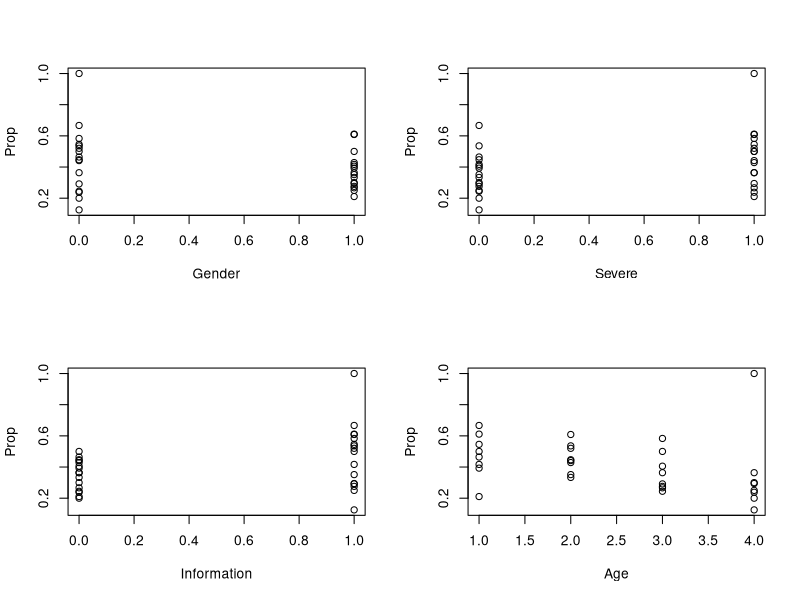
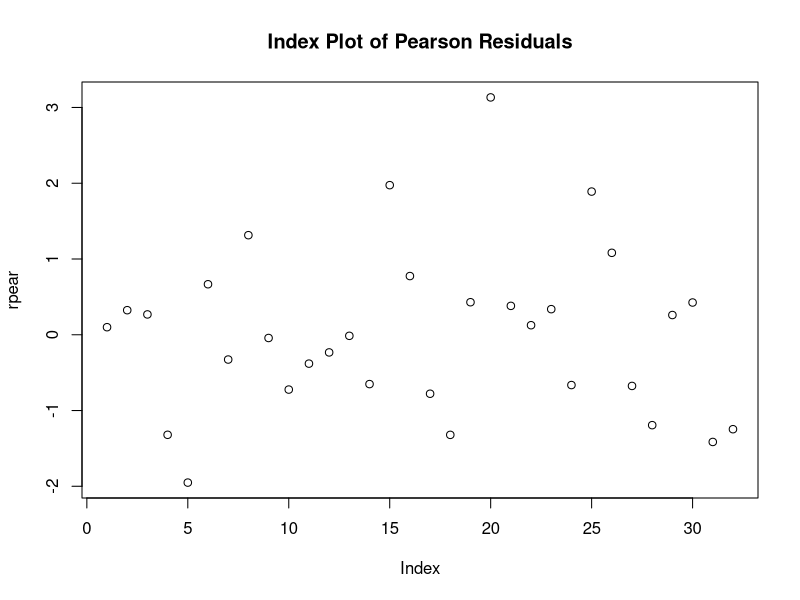
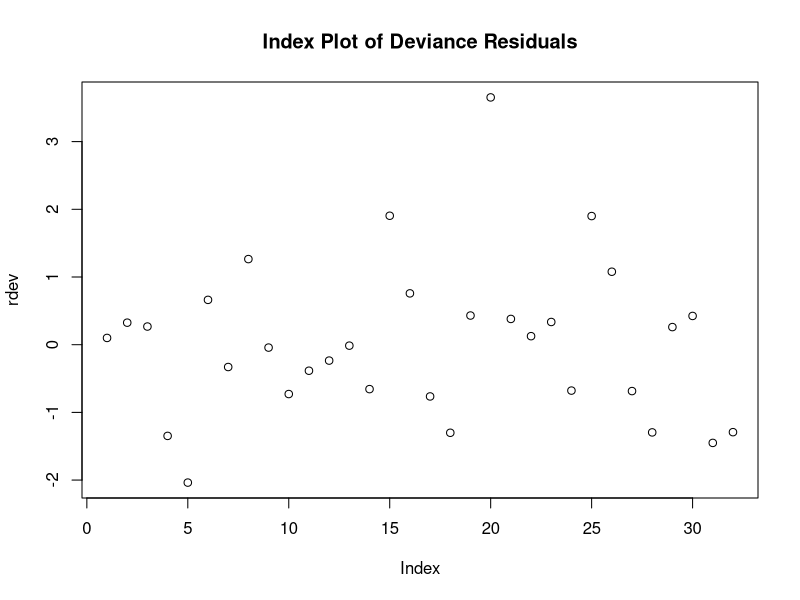
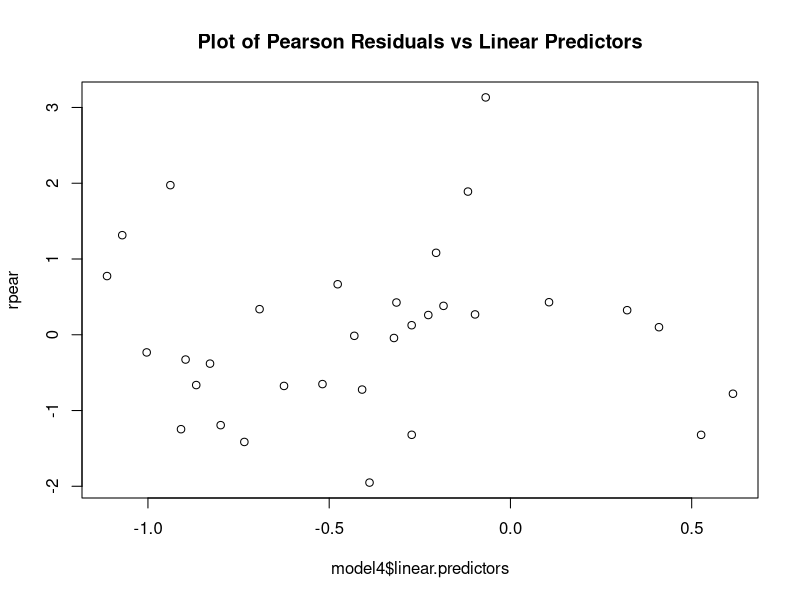
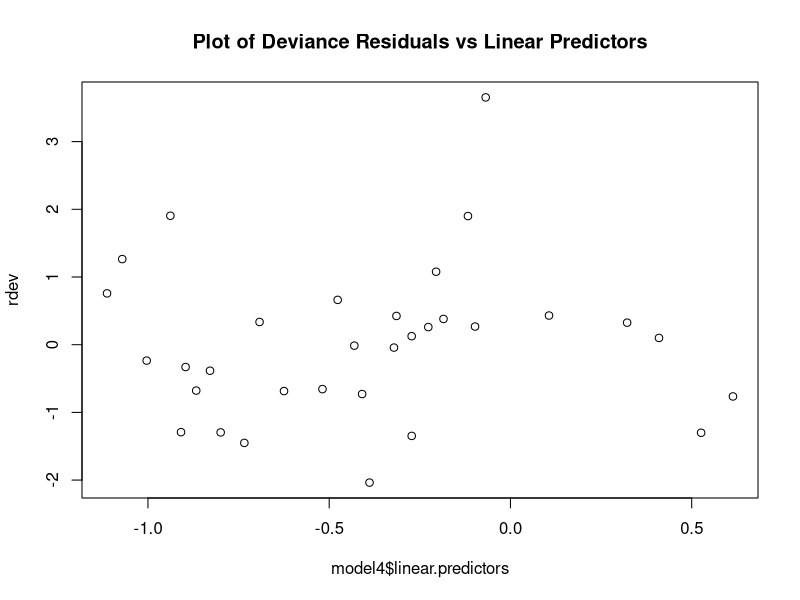
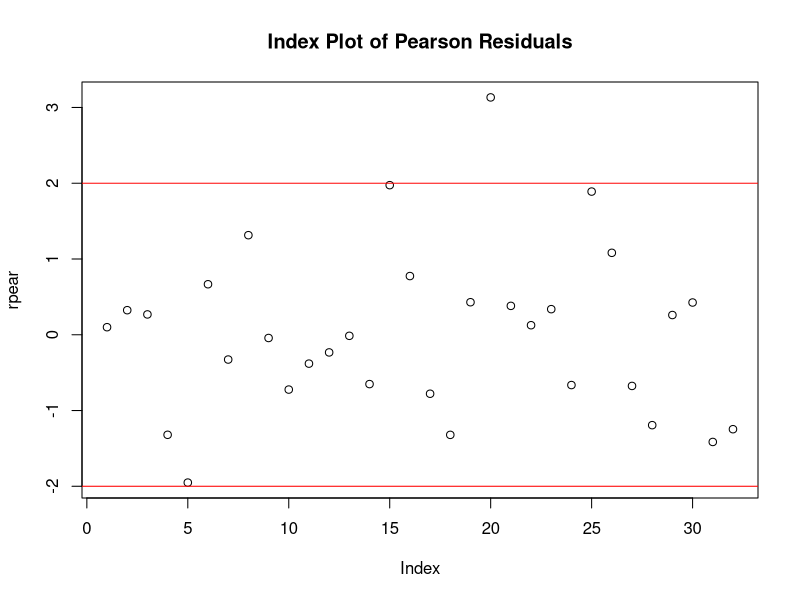
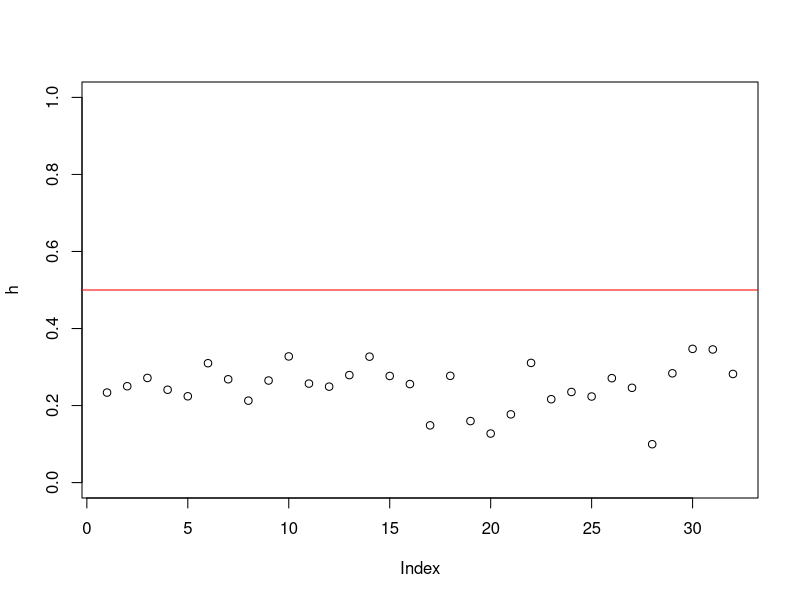
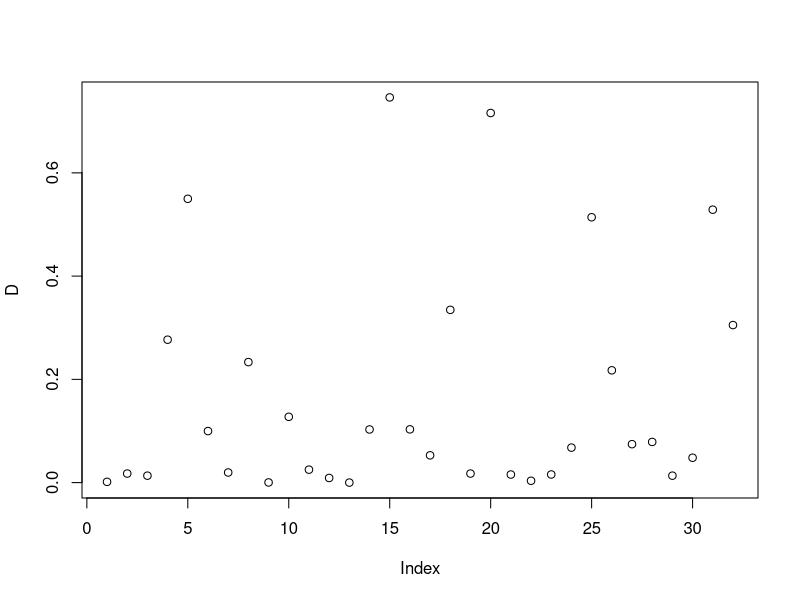

Source code (R) for these figures, in order:
#################### Reading data ####################
# Create variables
Gender <- rep(c(1,0) , each = 16)
Severe <- rep(c(1,0), each = 8, times = 2)
Information <- rep(c(1,0), each = 4, times = 4)
Age <- rep(1:4, times = 8)
n <- c(18, 23, 22, 17, 19, 35, 30, 22, 24, 37, 29, 24, 
       28, 42, 37, 30, 11, 25, 12, 8, 14, 34, 22, 21, 
       18, 28, 24, 8, 28, 47, 45, 30)
Behaviour <- c(11, 14, 11, 5, 4, 15, 8, 8, 10, 13, 8, 6,
               11, 14, 15, 9, 6, 13, 7, 8, 7, 15, 8, 5, 
               12, 15, 7, 1, 13, 21, 11, 6)

#################### Preliminary Analyses ####################
# Variable to represent proportion of changed behavious out of total people
Prop <- Behaviour/n

par(mfrow = c(2,2))

# Plot graphs of explanatory variables
plot(Gender, Prop)
# Females are more likely to change their behaviour related to hygiene 
# than males
plot(Severe, Prop)
# People who believe that the consequences of contracting swine flu 
# were severe are more likely change their behaviour related to hygiene
plot(Information, Prop)
# People who believe that the information available about swine flu 
# was adequate are more likely to change their behaviour related to hygiene
plot(Age, Prop)
# As the age increases people are less likely to change their
# behaviour related to hygiene

# From the plots, we see that there is a potential outlier

#################### Model Building and Selection #################### 
# Logistic Regression Models

# create response variable
y <- cbind(Behaviour, n-Behaviour)

# Additive Model
additive_model <- glm(y ~ factor(Gender) + factor(Severe) +
                    factor(Information) + factor(Age), 
                  family = binomial(link = logit))
summary(additive_model)
# Critical value for chi-squared distribution for 25 degrees of freedom
# at 5% significance level is 37.6525 
# Residual deviance of model is 37.813
# Residual deviance of model is greater than critical value 
# Model is not a good fit
# Consider adding interaction terms

# Forward Selection

# Multiplicative Model 1 
# Interaction between Gender and Severe
model1 <- glm(y ~ factor(Gender) + factor(Severe) +
                    factor(Information) + factor(Age) +
                    factor(Gender):factor(Severe),
                  family = binomial(link = logit))
summary(model1)
anova(additive_model, model1)
# Critical value for chi-squared distribution for 1 degree of freedom
# at 5% significance level is 3.8415
# Difference in deviance of models is 0.041994
# Difference deviance of model is lesser than critical value 
# Model is not a better fit than additive model
# p-value of interaction term is 0.83763 (> 0.05)
# Interaction term is not significant
# Delete this term
# Consider adding other interaction terms

# Multiplicative Model 2 
# Interaction between Gender and Information
model2 <- glm(y ~ factor(Gender) + factor(Severe) +
                    factor(Information) + factor(Age) +
                    factor(Gender):factor(Information),
                  family = binomial(link = logit))
summary(model2)
anova(additive_model, model2)
# Critical value for chi-squared distribution for 1 degree of freedom
# at 5% significance level is 3.8415
# Difference in deviance of models is 1.3182
# Difference deviance of model is lesser than critical value 
# Model is not a better fit than additive model
# p-value of interaction term is 0.25108 (> 0.05)
# Interaction term is not significant
# Delete this term
# Consider adding other interaction terms

# Multiplicative Model 3
# Interaction between Gender and Age
model3 <- glm(y ~ factor(Gender) + factor(Severe) +
                    factor(Information) + factor(Age) +
                    factor(Gender):factor(Age),
                  family = binomial(link = logit))
summary(model3)
anova(additive_model, model3)
# Critical value for chi-squared distribution for 3 degrees of freedom
# at 5% significance level is 7.8147
# Difference in deviance of models is 2.7202
# Difference deviance of model is lesser than critical value 
# Model is not a better fit than additive model
# p-values of interaction terms are 0.47992,  0.11974, 0.27927 
# (all > 0.05)
# Interaction term is not significant
# Delete this term
# Consider adding other interaction terms

# Multiplicative Model 4
# Interaction between Severe and Information
model4 <- glm(y ~ factor(Gender) + factor(Severe) +
                    factor(Information) + factor(Age) +
                    factor(Severe):factor(Information),
                  family = binomial(link = logit))
summary(model4)
anova(additive_model, model4)
# Critical value for chi-squared distribution for 1 degree of freedom
# at 5% significance level is 3.8415
# Difference in deviance of models is 5.2312
# Difference deviance of model is greater than critical value 
# Model is a better fit than additive model
# p-value of interaction term is 0.02263 (< 0.05)
# Interaction term is significant
# Retain this term

# Multiplicative Model 5
# Interaction between (Severe and Information) and (Severe and Age)
model5 <- glm(y ~ factor(Gender) + factor(Severe) +
                    factor(Information) + factor(Age) +
                    factor(Severe):factor(Information) +
                    factor(Severe):factor(Age),
                  family = binomial(link = logit))
summary(model5)
anova(model4, model5)
# Critical value for chi-squared distribution for 3 degrees of freedom
# at 5% significance level is 7.8147
# Difference in deviance of models is 2.9344
# Difference deviance of model is lesser than critical value 
# Model is not a better fit than previous model(glm_model5)
# p-value of interaction terms are 0.30534, 0.22490, 0.09795
# all > 0.05
# Interaction term is not significant
# Delete this term
# Consider adding other interaction terms

# Multiplicative Model 6
# Interaction between (Severe and Information) and (Information and Age)
model6 <- glm(y ~ factor(Gender) + factor(Severe) +
                    factor(Information) + factor(Age) +
                    factor(Severe):factor(Information) +
                    factor(Information):factor(Age),
                  family = binomial(link = logit))
summary(model5)
anova(model4, model6)
# Critical value for chi-squared distribution for 3 degrees of freedom
# at 5% significance level is 7.8147
# Difference in deviance of models is 0.85032
# Difference deviance of model is lesser than critical value 
# Model is not a better fit than previous model(glm_model5)
# p-value of interaction terms are 0.3963, 0.4322, 0.5658
# all > 0.05
# Interaction term is not significant
# Delete this term

# Multiplicative model 4 i.e. model with interaction term
# between Severe and Information variables is a better fit model
# than the additive model
summary(model4)
# Critical value for chi-squared distribution for 24 degrees of freedom
# at 5% significance level is 36.4150 
# Residual deviance of model is 32.582
# Residual deviance of model is lesser than critical value 
# Model is a good fit

#################### Diagnostics ####################

h <- lm.influence(model4)$hat
rpear <- residuals(model4, "pearson")/sqrt(1-h)
rdev <- residuals(model4, "deviance")/sqrt(1-h)

####### Checking the systematic component #######
par(mfrow = c(1,1))

# Plot of residuals versus case number
plot(rpear, main = "Index Plot of Pearson Residuals")
plot(rdev, main = "Index Plot of Deviance Residuals")

# Plot of residuals versus linear predictor
plot(model4$linear.predictors, rpear, main = "Plot of Pearson Residuals vs Linear Predictors")
plot(model4$linear.predictors, rdev, main = "Plot of Deviance Residuals vs Linear Predictors")

# We see a random scatter about zero and constant range.
# Thus no problem with systemic component.

####### Checking for outliers #######

# Plot of residuals versus case number
plot(rpear, main = "Index Plot of Pearson Residuals")
abline(h = c(-2, 2), col = "red")
identify(rpear)
rpear[20]
# Case 20 is an outlier

####### Checking for high leverage cases #######
# Calculate upper limit for h-values
# 2 * (p+1) / n
h_limit <- 2 * (7 + 1) / 32
# Plot of h values
plot(h, ylim = 0:1)
abline(h = h_limit, col = "red")
# No point lies above the line
# No cases with high leverage exist

####### Checking for high influence cases #######
# Calculate cook's distance for all cases 
D <- rpear * rpear * h / (2 * (1 - h))
# Plot cook's distances
plot(D)
identify(D)
# Cases 15 and 20 are high influence cases
rpear[15]
# Case 15 is almost an outlier
rpear[20]
# Case 20 is an outlier

# For case 20 all individuals changed their behaviour 

####### Checking for over-dispersion #######
# mean_deviance  = deviance / (n - p)
mean_deviance <- model4$deviance / (32 - 7)
# Mean deviance is close to 1 
# No over-dispersion exists

####### Checking for sparse data #######
summary(model4)
# Number of Fisher Scoring iterations = 4
# Standard errors are small
# No sparse data

#################### Interpretation of terms in the model ####################
summary(model4)

# Interpretation of Gender
exp(-0.20409)
1 - exp(-0.20409)
# Males are 18.5% less likely to change their behaviour than females
# p-value = 0.16863 (> 0.05)
# This difference is not significant

# Interpretation of Age
exp(-0.08784)
1 - exp(-0.08784)
# Individuals aged between 40-50 are 8.41% less likely to 
# change their behaviour than individuals aged less than 40
# p-value = 0.66543 (> 0.05)
# This difference is not significant

exp(-0.50742)
1 - exp(-0.50742)
# Individuals aged between 50-60 are 39.8% less likely to 
# change their behaviour than individuals aged less than 40
# p-value = 0.01856 (< 0.05)
# This difference is significant

exp(-0.68213)
1 - exp(-0.68213)
# Individuals aged above 60 are 49.45% less likely to 
# change their behaviour than individuals aged less than 40
# p-value = 0.00407 (< 0.05)
# This difference is significant

# Interpretation of Severe and Information
exp(0.68915)
exp(0.68915) - 1
# Individuals who believe that the consequences of contractign swine-flu are severe
# and the information available about swine-flu is adequate 
# are 99.2% more likely to change their behaviour than individuals 
# who believe that the consequences of contractign swine-flu are not severe
# and the information available about swine-flu is not adequate 
# p-value = 0.02263 (< 0.05)
# This difference is significant